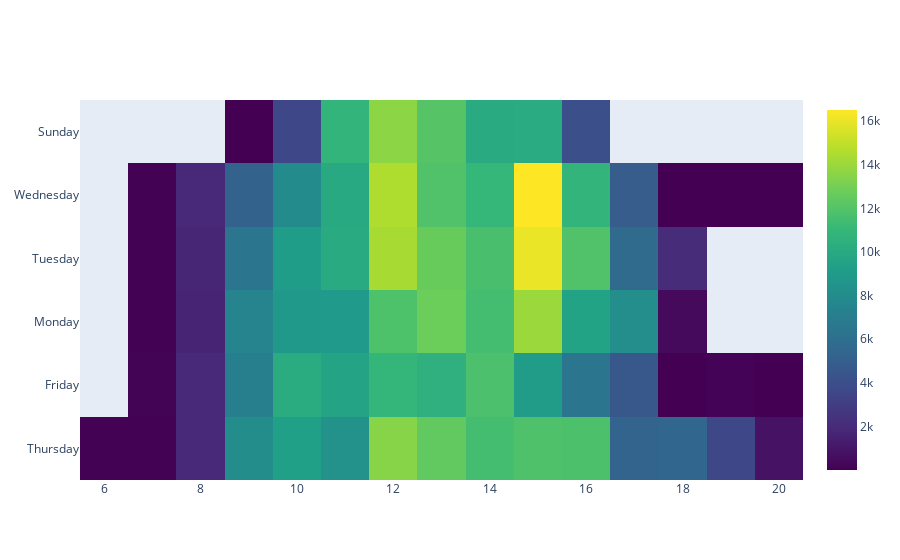

The code cell stored with this chart in its notebook:
### Code cell
fig = go.Figure(data=go.Heatmap(
          x = grouped_df["hours"],
          y = grouped_df["Day of Week"],
          z = grouped_df["TransactionId"],
          type = 'heatmap',
          colorscale = 'Viridis'))
fig.update_traces(
        hovertemplate='Hour: %{x} <br>Day of Week: %{y} <br>Sales: %{z} <extra></extra>')
fig.update_yaxes(gridcolor='black', showgrid=False, gridwidth=0.5)
fig.update_xaxes(gridcolor='black', showgrid=False, gridwidth=0.5)
fig.show()

### Figure 1 — Plotly figure (JSON) as saved in the notebook; plotly's stock layout.template omitted (floating-point values rounded to 4 significant figures)
{"data": [{"colorscale": [[0, "#440154"], [0.1111, "#482878"], [0.2222, "#3e4989"], [0.3333, "#31688e"], [0.4444, "#26828e"], [0.5556, "#1f9e89"], [0.6667, "#35b779"], [0.7778, "#6ece58"], [0.8889, "#b5de2b"], [1, "#fde725"]], "hovertemplate": "Hour: %{x} <br>Day of Week: %{y} <br>Sales: %{z} <extra></extra>", "type": "heatmap", "x": [6, 7, 7, 7, 7, 7, 8, 8, 8, 8, 8, 9, 9, 9, 9, 9, 9, 10, 10, 10, 10, 10, 10, 11, 11, 11, 11, 11, 11, 12, 12, 12, 12, 12, 12, 13, 13, 13, 13, 13, 13, 14, 14, 14, 14, 14, 14, 15, 15, 15, 15, 15, 15, 16, 16, 16, 16, 16, 16, 17, 17, 17, 17, 17, 18, 18, 18, 18, 18, 19, 19, 19, 20, 20, 20], "y": ["Thursday", "Friday", "Monday", "Thursday", "Tuesday", "Wednesday", "Friday", "Monday", "Thursday", "Tuesday", "Wednesday", "Friday", "Monday", "Sunday", "Thursday", "Tuesday", "Wednesday", "Friday", "Monday", "Sunday", "Thursday", "Tuesday", "Wednesday", "Friday", "Monday", "Sunday", "Thursday", "Tuesday", "Wednesday", "Friday", "Monday", "Sunday", "Thursday", "Tuesday", "Wednesday", "Friday", "Monday", "Sunday", "Thursday", "Tuesday", "Wednesday", "Friday", "Monday", "Sunday", "Thursday", "Tuesday", "Wednesday", "Friday", "Monday", "Sunday", "Thursday", "Tuesday", "Wednesday", "Friday", "Monday", "Sunday", "Thursday", "Tuesday", "Wednesday", "Friday", "Monday", "Thursday", "Tuesday", "Wednesday", "Friday", "Monday", "Thursday", "Tuesday", "Wednesday", "Friday", "Thursday", "Wednesday", "Friday", "Thursday", "Wednesday"], "z": [41, 134, 61, 64, 65, 59, 1857, 1641, 1834, 1751, 1826, 7119, 7497, 30, 8060, 6440, 5186, 10215, 8872, 3600, 9321, 9125, 7904, 9589, 8926, 10765, 8369, 10052, 9973, 10942, 11801, 13627, 13485, 14327, 14527, 10488, 12756, 12067, 12428, 12619, 11901, 11737, 11502, 10052, 11518, 11656, 11006, 9043, 13977, 10142, 11830, 16017, 16510, 6438, 9529, 4092, 11765, 11924, 10768, 4521, 8136, 5257, 5746, 4849, 13, 413, 5439, 2086, 23, 89, 3601, 15, 8, 845, 18]}], "layout": {"xaxis": {"gridcolor": "black", "gridwidth": 0.5, "showgrid": false}, "yaxis": {"gridcolor": "black", "gridwidth": 0.5, "showgrid": false}}}
